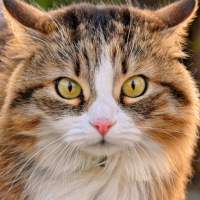
#> input picture cat1.jpg, 200 x 200 px
$ python 222.py
#> lines starting #> are read from the running program, lines starting #| are printed output that depends on the picture
import numpy as np
from PIL import Image

# img=np.array(Image.open('cat.jpg'))     #картинку в массив
# print(img[0,0])
# imgR = img.copy()
# imgR[:,:,(1,2)]=0
# '''
# 0-это красный
# 1 - зеленый
# 2 - синий
# '''
# img1 = Image.fromarray(imgR)
# img1.save('R.png',format='PNG')
#
# imgG = img.copy()
# imgG[:,:,(0,2)]=0
# img1 = Image.fromarray(imgG)           #массив в картинку
# img1.save('G.png',format='PNG')
#
# imgF = img.copy()
# imgF[:,:,(1)]=0
# img1 = Image.fromarray(imgF)           #массив в картинку
# img1.save('F.png',format='PNG')
#
# imgGRAY = img.copy()
# imgGRAYnew=np.mean(imgGRAY, axis=2).astype(np.uint8)
# print(imgGRAYnew[0,0])
# img1 = Image.fromarray(imgGRAYnew)
# img1.save('gray.png',format='PNG')
#
#
#
# imgGB = np.array(img)
#
# # Зеленый
# imgGB[:100, :, (0, 2)] = 0
#
# # Фиолетовый
# imgGB[100:200, :, (0, 1)] = 0
#
# # Серый
# imgGB[200:300, :] = np.mean(imgGB[200:300, :], axis=-1, keepdims=True)
#
# # Красный
# imgGB[300:, :400, (1, 2)] = 0


# img1 = Image.fromarray(imgGB.astype('uint8'))
# img1.save('GB.png', format='PNG')

img2 = np.array(Image.open('cat1.jpg'))
#> img2 is the input picture: shape (200, 200, 3); mean R, G, B 157.1, 127.6, 104.2
imgHW = img2.copy()

# Зеленый
imgHW[:100, :100, (1, 2)] = 0
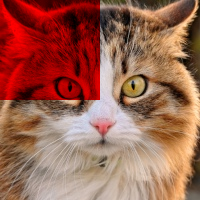
#> imgHW: shape (200, 200, 3); mean R, G, B 157.1, 99.3, 82

# Фиолетовый
imgHW[:100, :200, (0, 1)] = 0
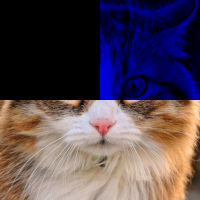
#> imgHW: shape (200, 200, 3); mean R, G, B 86, 71.3, 82
#
# Серый
imgHW[200:100, :, :] = np.mean(imgHW[200:300, :, :], axis=-1, keepdims=True).astype(int)#
# Красный
imgHW[100:, :100, (1, 2)] = 0
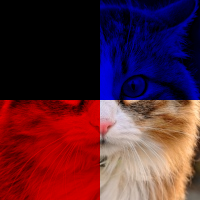
#> imgHW: shape (200, 200, 3); mean R, G, B 86, 36.8, 51.5

img2 = Image.fromarray(imgHW.astype('uint8'))
img2.save('HW.png', format='PNG')
